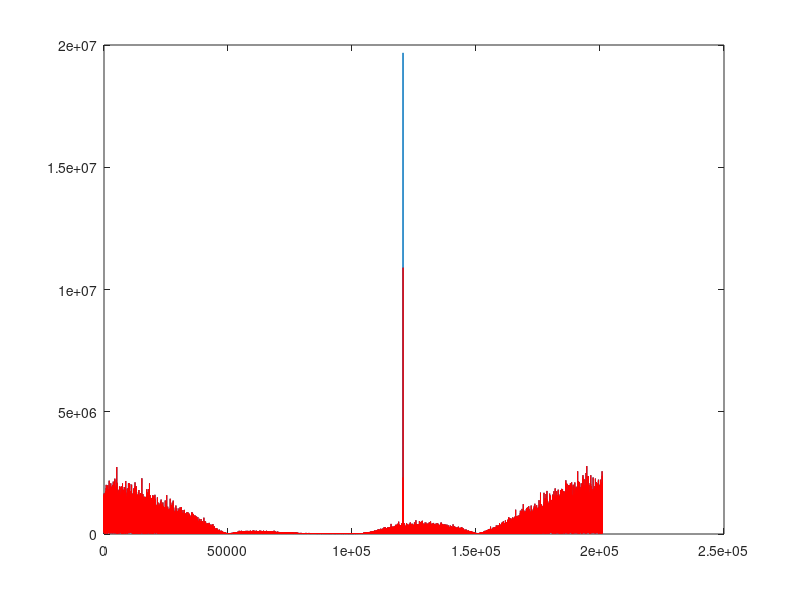
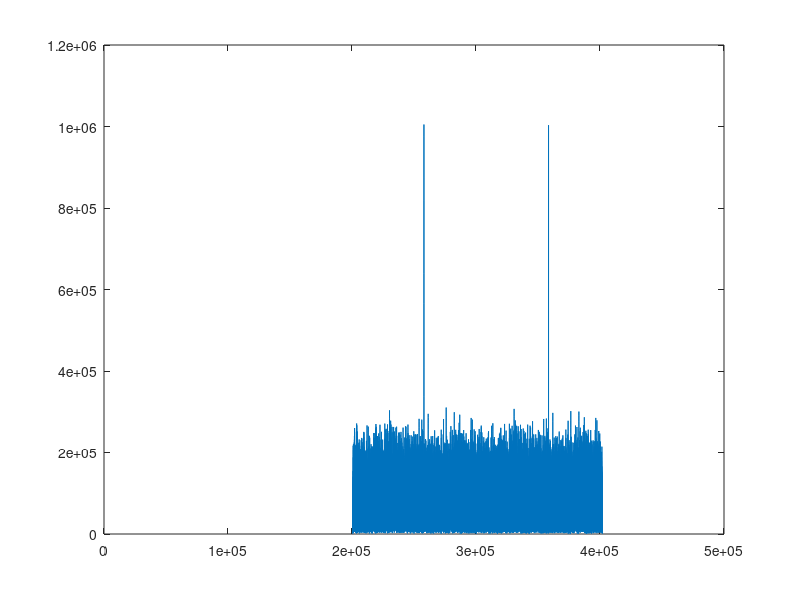
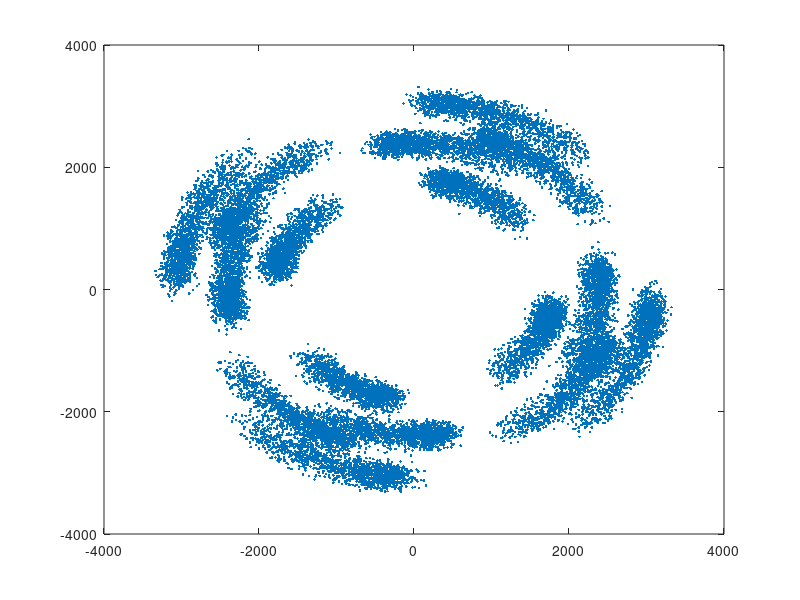

MATLAB code for these plots, in order: (Note: this script raises an error after producing the figures.)
close all
clear all
clc
load('rx_data_6');
%load('tx_data_4');
Q=4;
delta_f=1;
% plot(X,'.')
nr_data=length(X);
A=abs(fft(X));
plot(A);
plot(A(floor(nr_data*0.55):floor(nr_data*0.65)))
train_up=upfirdn(train, ones(Q,1), Q, 1);

%Catching frequency of the receiver LO (around -10MHz (approx nu=0.6)) (the
%biggest amplitude should be (not always :'( ) the one of the receiver LO because no channel
%attenuation.
[a fLO_recever]=max(A(floor(nr_data*0.55):floor(nr_data*0.65)));
plot(A)
hold on
A(floor(nr_data*0.55)+fLO_recever-1-delta_f:floor(nr_data*0.55)+fLO_recever-1+delta_f)=0;
plot(A,'red')
hold off
%Catching frequency of the transmiter LO (around -10MHz (approx nu=0.6))
[a fLO_transmiter]=max(A(floor(nr_data*0.55):floor(nr_data*0.65)));
%calculation of the difference to get nu_offset (division because we were
%calculation the freq in terme of sample and not in term of nu.
nu_offset=-(fLO_recever-fLO_transmiter)/nr_data;


figure
Y=X.*exp(-1j*2*pi*nu_offset*(0:length(X)-1));
%Y=Y.*exp(-1j*2*pi*0.0002*(0:length(X)-1));
plot(Y,'.')
Y_filtered=filter(ones(Q,1),1,Y);
plot(Y_filtered,'.')
%plot(abs(xcorr(Y,seq)))
E=xcorr(Y_filtered,train_up);
plot(abs(E))
[amp t_sync]=max(abs(E(floor(length(E)*1/2):floor(length(E)*3/4))));
phi_hat=angle(E(floor(length(E)*1/2)+t_sync));

figure
P=4;
hold on
plot(real(E(floor(length(E)*1/2)+t_sync-10+1:floor(length(E)*1/2)+t_sync+10+1)*exp(-1j*phi_hat)-(E(floor(length(E)*1/2)+t_sync-(10+P)+1:floor(length(E)*1/2)+t_sync+10-P+1)*exp(-1j*phi_hat))-(E(floor(length(E)*1/2)+t_sync-(10-P)+1:floor(length(E)*1/2)+t_sync+(10+P)+1)*exp(-1j*phi_hat))))
plot(real(E(floor(length(E)*1/2)+t_sync-10+1:floor(length(E)*1/2)+t_sync+10+1)*exp(-1j*phi_hat)-(E(floor(length(E)*1/2)+t_sync-(10+P)+1:floor(length(E)*1/2)+t_sync+10-P+1)*exp(-1j*phi_hat))+(E(floor(length(E)*1/2)+t_sync-(10-P)+1:floor(length(E)*1/2)+t_sync+(10+P)+1)*exp(-1j*phi_hat))),'green')
plot(real(E(floor(length(E)*1/2)+t_sync-10+1:floor(length(E)*1/2)+t_sync+10+1)*exp(-1j*phi_hat)+(E(floor(length(E)*1/2)+t_sync-(10+P)+1:floor(length(E)*1/2)+t_sync+10-P+1)*exp(-1j*phi_hat))+(E(floor(length(E)*1/2)+t_sync-(10-P)+1:floor(length(E)*1/2)+t_sync+(10+P)+1)*exp(-1j*phi_hat))),'black')
plot(real(E(floor(length(E)*1/2)+t_sync-10+1:floor(length(E)*1/2)+t_sync+10+1)*exp(-1j*phi_hat)+(E(floor(length(E)*1/2)+t_sync-(10+P)+1:floor(length(E)*1/2)+t_sync+10-P+1)*exp(-1j*phi_hat))-(E(floor(length(E)*1/2)+t_sync-(10-P)+1:floor(length(E)*1/2)+t_sync+(10+P)+1)*exp(-1j*phi_hat))),'red')
hold off


Received=Y_filtered(t_sync+1+400:Q:t_sync+1+25000*Q+400-1)*exp(-1j*phi_hat);
plot(Received,'.')
y=0;
Q0=10;
phi_hat=zeros(length(Received)+1,1);
phi_hat(1)=0;
for i=1:length(Received)
  %  angle(Received(i))-phi_hat(i)
  %  mod(angle(Received(i))-phi_hat(i)+pi/2,pi)-pi/2
   [yhat,phi_hat(i+1),x,P,Q0]=kalman((mod(angle(Received(i))-phi_hat(i),pi/2))+phi_hat(i)-pi/4,[1],[1],[1],0.1,20,phi_hat(i),Q0);
Received(i)=Received(i)*exp(-j*phi_hat(i+1));
end

figure
plot(Received,'.r')
data_est=detect(Received);
figure
plot(angle(Received)-phi_hat(1:end-1)'+phi_hat(1:end-1)'-pi/4,'.');
figure
load('tx_data_6')
plot(data_est-detect(data))

% [a delay_r1]=max(E(1:length(E)/3));
% plot(abs(xcorr([seq_bpsk_Qs_exp' seq_bpsk_Qs_exp'],Y)))
% delay_r = (length(abs(xcorr([seq_bpsk_Qs_exp' seq_bpsk_Qs_exp'],Y)))+3)/2-delay_r1;
% Z=Y(delay_r:delay_r+length(seq_bpsk_Qs_exp)-1);
% cross_corr=xcorr([seq_bpsk_Qs_exp'],Z);
% auto_corr=xcorr([seq_bpsk_Qs_exp']);
% [A1 B1]=max(abs(cross_corr));
% [A2 B2]=max(abs(auto_corr));
% cross_corr(B1)
% Z_filtered=filter(ones(Q,1),[1],Z);
% seq_bpsk_Qs_exp_filtered=filter(ones(Q,1),[1],seq_bpsk_Qs_exp);
% cross_corr=xcorr(seq_bpsk_Qs_exp_filtered,Z_filtered);
% auto_corr=xcorr(seq_bpsk_Qs_exp_filtered);
% auto_corr2=xcorr(Z_filtered);
% figure
% tau=0;
% semilogy((-length(cross_corr)/2+1/2+tau:length(cross_corr)/2+tau-1/2),abs(cross_corr)/max(abs(cross_corr)),'red')
% hold on
% semilogy((-length(auto_corr)/2+1/2:length(auto_corr)/2-1/2),abs(auto_corr)/max(abs(auto_corr)))
% semilogy((-length(auto_corr2)/2+1/2:length(auto_corr2)/2-1/2),abs(auto_corr2)/max(abs(auto_corr2)),'green')
% grid on
% figure
% subplot(2,1,1)
% semilogy(abs(fftshift(fft(cross_corr))))
% subplot(2,1,2)
% semilogy(abs(fftshift(fft(auto_corr))))
